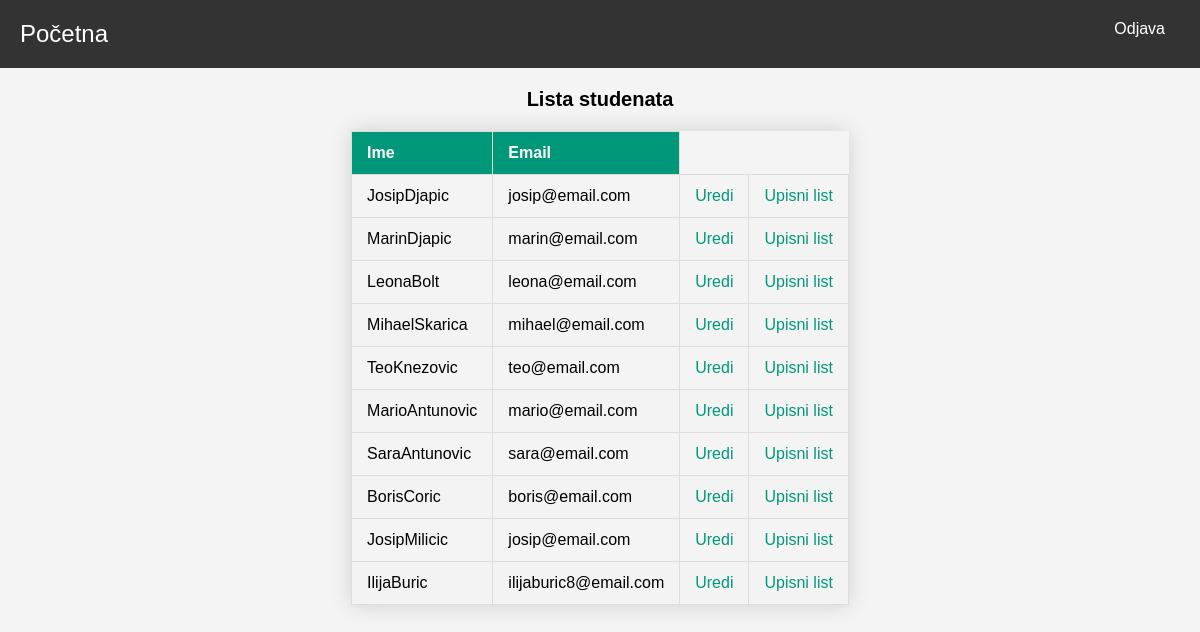
The page /student_list/ (signed in) on the database its author committed.
### upis/models.py (models this page shows)
class Korisnik(AbstractUser):
    uloga = models.ForeignKey(Uloga, on_delete=models.CASCADE)
    objects = KorisnikManager()
    class Meta:
        verbose_name = 'korisnik'
        verbose_name_plural = 'korisnici'

### upis/views.py (the view)
# urls.py: path('student_list/', views.student_list, name='student_list'),
@login_required
def student_list(request):
    if request.user.uloga.naziv != 'admin':
        return redirect('home')
    students = Korisnik.objects.filter(uloga__naziv='student')
    return render(request, 'student_list.html', {'students': students})

### upis/templates/student_list.html (shortened to what this page needs)
<!DOCTYPE html>
<html lang="en">
<head>
    {% load static %}
    <link rel="stylesheet" type="text/css" href="{% static 'css/styles.css' %}">
</head>
<body>
    <nav class="navbar">
        <div class="navbar-brand">
            <a href="{% url 'home' %}">Početna</a>
        </div>
        <ul class="navbar-nav">
            <li class="navbar-right"><a href="{% url 'logout' %}">Odjava</a></li>
        </ul>
    </nav>
    <div class="container">
        <h1>Lista studenata</h1>
        <table class="student-table">
            <thead>
                <tr>
                    <th>Ime</th>
                    <th>Email</th>
                </tr>
            </thead>
            <tbody>
                {% for student in students %}
                    <tr>
                        <td>{{ student.username }}</td>
                        <td>{{ student.email }}</td>
                        <td><a href="{% url 'edit_student' student.id %}">Uredi</a></td>
                        <td><a href="{% url 'edit_student_upisni_list' student.id %}">Upisni list</a></td>
                    </tr>
                {% endfor %}
            </tbody>
        </table>
    </div>
</body>
</html>

### static/css/styles.css (style rules this page uses)
body { font-family: 'Montserrat', sans-serif; margin: 0; padding: 0; background-color: #f4f4f4; }
.navbar { display: flex; justify-content: space-between; align-items: center; background-color: #333; padding: 10px 20px; color: white; }
.navbar-brand a { color: white; text-decoration: none; font-size: 1.5em; }
.navbar-nav { list-style: none; display: flex; margin: 0; padding: 0; }
.navbar-nav li { margin-left: 20px; }
.navbar-nav a { color: white; text-decoration: none; padding: 10px 15px; display: block; }
.navbar-right { margin-left: auto; }
h1 { text-align: center; margin-top: 20px; }
table { width: auto; border-collapse: collapse; margin: 20px 0; font-size: 1em; min-width: 400px; box-shadow: 0 0 20px rgba(0, 0, 0, 0.15); margin: 20px auto; }
table thead tr { background-color: #009879; color: #ffffff; text-align: left; font-weight: bold; }
table th, table td { padding: 12px 15px; border: 1px solid #dddddd; }
table tbody tr:nth-of-type(even) { background-color: #f3f3f3; }
table a { color: #009879; text-decoration: none; }
ul { list-style-type: none; padding: 0; }
ul li { margin-bottom: 10px; }
.container h1 { font-size: 20px; margin-bottom: 15px; }
a { text-decoration: none; color: #333; transition: color 0.3s, filter 0.3s; }

### rows shown on the page
Korisnik: username "JosipDjapic", email "josip@email.com"
Korisnik: username "MarinDjapic", email "marin@email.com"
Korisnik: username "LeonaBolt", email "leona@email.com"
Korisnik: username "MihaelSkarica", email "mihael@email.com"
Korisnik: username "TeoKnezovic", email "teo@email.com"
Korisnik: username "MarioAntunovic", email "mario@email.com"
Korisnik: username "SaraAntunovic", email "sara@email.com"
Korisnik: username "BorisCoric", email "boris@email.com"
Korisnik: username "JosipMilicic", email "josip@email.com"
Korisnik: username "IlijaBuric", email "ilijaburic8@email.com"
